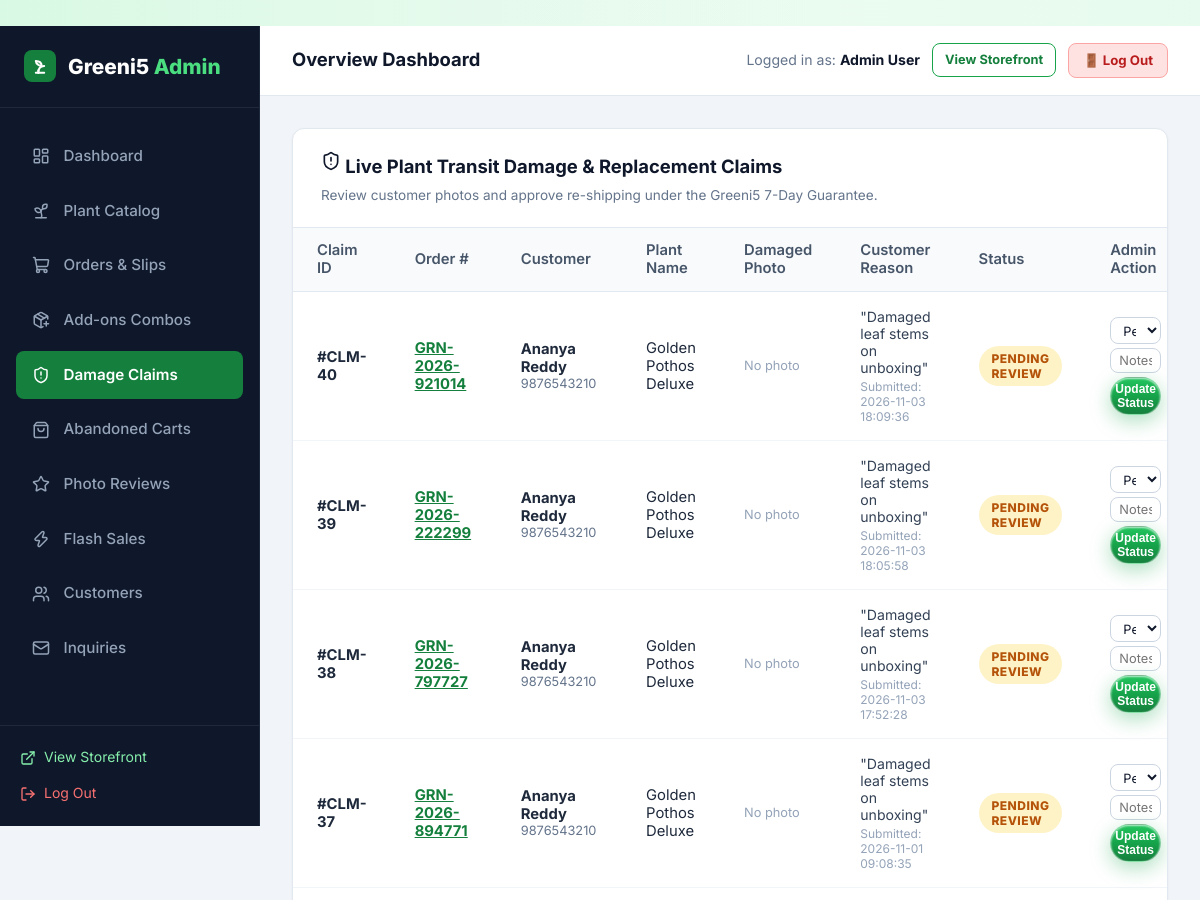
/admin/replacements (signed in, upper part), run on an earlier commit of the app's database.
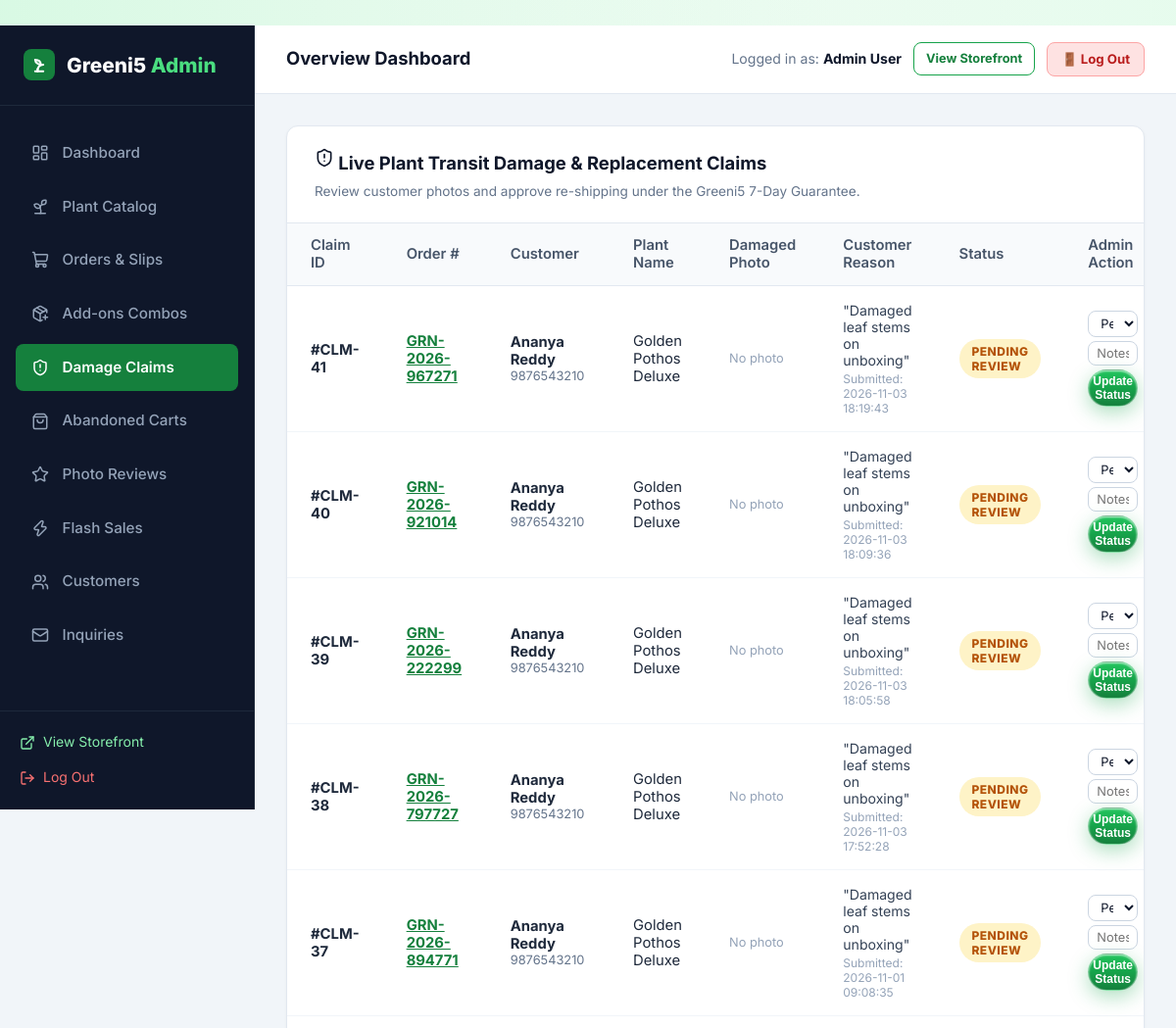
And on a later commit of the database.
### tables this page shows
CREATE TABLE replacement_claims (
        id INTEGER PRIMARY KEY AUTOINCREMENT,
        order_id INTEGER NOT NULL,
        user_id INTEGER,
        plant_name TEXT NOT NULL,
        reason TEXT NOT NULL,
        photo_url TEXT NOT NULL,
        status TEXT DEFAULT 'Pending',
        admin_notes TEXT,
        created_at TIMESTAMP DEFAULT CURRENT_TIMESTAMP,
        resolved_at TIMESTAMP,
        FOREIGN KEY (order_id) REFERENCES orders(id) ON DELETE CASCADE,
        FOREIGN KEY (user_id) REFERENCES users(id) ON DELETE SET NULL
    );

CREATE TABLE orders (
    id INTEGER PRIMARY KEY AUTOINCREMENT,
    order_number TEXT UNIQUE NOT NULL,
    user_id INTEGER,
    customer_name TEXT NOT NULL,
    customer_email TEXT NOT NULL,
    customer_phone TEXT NOT NULL,
    shipping_address TEXT NOT NULL,
    city TEXT NOT NULL,
    state TEXT NOT NULL,
    pincode TEXT NOT NULL,
    payment_method TEXT NOT NULL DEFAULT 'COD',
    payment_status TEXT NOT NULL DEFAULT 'Pending',
    order_status TEXT NOT NULL DEFAULT 'Pending',
    total_amount REAL NOT NULL,
    notes TEXT,
    created_at TIMESTAMP DEFAULT CURRENT_TIMESTAMP, courier_name TEXT DEFAULT '', tracking_number TEXT DEFAULT '', tracking_url TEXT DEFAULT '', invoice_number TEXT DEFAULT '', is_gift INTEGER DEFAULT 0, gift_recipient_name TEXT DEFAULT '', gift_message TEXT DEFAULT '', gift_wrap_fee REAL DEFAULT 0.0,
    FOREIGN KEY (user_id) REFERENCES users(id) ON DELETE SET NULL
);

### app.py (the view)
@app.route('/admin/replacements')
@admin_required
def admin_replacements():
    claims = query_db('''
        SELECT rc.*, o.order_number, o.customer_name, o.customer_phone
        FROM replacement_claims rc
        JOIN orders o ON rc.order_id = o.id
        ORDER BY rc.id DESC
    ''')
    return render_template('admin/replacements.html', claims=claims)

### app.py (called while the page is built)
@app.after_request
def add_cache_control_headers(response):
    if response.content_type and 'text/html' in response.content_type:
        response.headers['Cache-Control'] = 'no-cache, no-store, must-revalidate, max-age=0'
        response.headers['Pragma'] = 'no-cache'
        response.headers['Expires'] = '0'
    return response

def admin_required(f):
    @wraps(f)
    def decorated_function(*args, **kwargs):
        if 'user_id' not in session:
            flash('Admin authentication required.', 'warning')
            return redirect(url_for('login', next=request.full_path.rstrip('?')))
        user = query_db('SELECT role FROM users WHERE id = ?', (session['user_id'],), one=True)
        if not user or user['role'] != 'admin':
            flash('Access denied. Administrator privileges required.', 'danger')
            return redirect(url_for('index'))
        return f(*args, **kwargs)
    return decorated_function

### database.py (called while the page is built)
def get_db():
    db = getattr(g, '_database', None)
    if db is None:
        db = g._database = sqlite3.connect(DATABASE)
        db.row_factory = sqlite3.Row
        db.execute('PRAGMA foreign_keys = ON;')
    return db

### templates/admin/replacements.html (shortened to what this page needs)
﻿{% extends "admin/base_admin.html" %}
{% block admin_content %}
<div class="admin-card">
  <div class="admin-card-header">
    <div>
      <h3 class="admin-card-title"><i data-lucide="shield-alert" style="width: 20px;"></i> Live Plant Transit Damage & Replacement Claims</h3>
      <p style="font-size: 0.85rem; color: #64748b; margin-top: 4px;">Review customer photos and approve re-shipping under the Greeni5 7-Day Guarantee.</p>
    </div>
  </div>
  <div class="table-responsive">
    <table class="admin-table">
      <thead>
        <tr>
          <th>Claim ID</th>
          <th>Order #</th>
          <th>Customer</th>
          <th>Plant Name</th>
          <th>Damaged Photo</th>
          <th>Customer Reason</th>
          <th>Status</th>
          <th>Admin Action</th>
        </tr>
      </thead>
      <tbody>
        {% for claim in claims %}
        <tr>
          <td><strong>#CLM-{{ claim.id }}</strong></td>
          <td>
            <a href="{{ url_for('admin_orders') }}?search={{ claim.order_number }}" style="color: #15803d; font-weight: 700; text-decoration: underline;">
              {{ claim.order_number }}
            </a>
          </td>
          <td>
            <div><strong>{{ claim.customer_name }}</strong></div>
            <div style="font-size: 0.8rem; color: #64748b;">{{ claim.customer_phone }}</div>
          </td>
          <td>{{ claim.plant_name }}</td>
          <td>
            {% if claim.photo_url %}
              <a href="{{ claim.photo_url }}" target="_blank" title="Click to open full photo">
                <img src="{{ claim.photo_url }}" alt="Damaged plant" style="width: 60px; height: 60px; border-radius: 8px; object-fit: cover; border: 2px solid #ef4444;">
              </a>
            {% else %}
              <span style="color: #94a3b8; font-size: 0.8rem;">No photo</span>
            {% endif %}
          </td>
          <td style="font-size: 0.88rem; color: #334155; max-width: 240px;">
            "{{ claim.reason }}"
            <div style="font-size: 0.75rem; color: #94a3b8; margin-top: 3px;">Submitted: {{ claim.created_at }}</div>
          </td>
          <td>
            {% if claim.status == 'Pending' %}
              <span class="badge badge-pending">Pending Review</span>
            {% elif claim.status == 'Approved' %}
              <span class="badge badge-accepted">Approved</span>
            {% elif claim.status == 'Reshipped' %}
              <span class="badge badge-shipped">Re-Shipped</span>
            {% else %}
              <span class="badge badge-rejected">Rejected</span>
            {% endif %}
          </td>
          <td>
            <form action="{{ url_for('admin_claim_status_update', claim_id=claim.id) }}" method="POST" style="display: flex; flex-direction: column; gap: 4px;">
              <select name="status" class="form-control" style="font-size: 0.8rem; padding: 4px 8px;">
                <option value="Pending" {% if claim.status == 'Pending' %}selected{% endif %}>Pending</option>
              </select>
              <input type="text" name="admin_notes" value="{{ claim.admin_notes or '' }}" placeholder="Notes / New AWB..." class="form-control" style="font-size: 0.8rem; padding: 4px 8px;">
              <button type="submit" class="btn btn-primary btn-sm" style="font-size: 0.75rem; padding: 4px;">Update Status</button>
            </form>
          </td>
        </tr>
        {% endfor %}
      </tbody>
    </table>
  </div>
</div>
{% endblock %}

What changed in the data, as far as the page shows it:
added replacement_claims: id "41", order_number "GRN-2026-967271", customer_name "Ananya Reddy", customer_phone "9876543210", plant_name "Golden Pothos Deluxe", photo_url "No photo", reason "Damaged leaf stems on unboxing", created_at "2026-11-03 18:19:43", shows "PENDING REVIEW", status "Pending"
